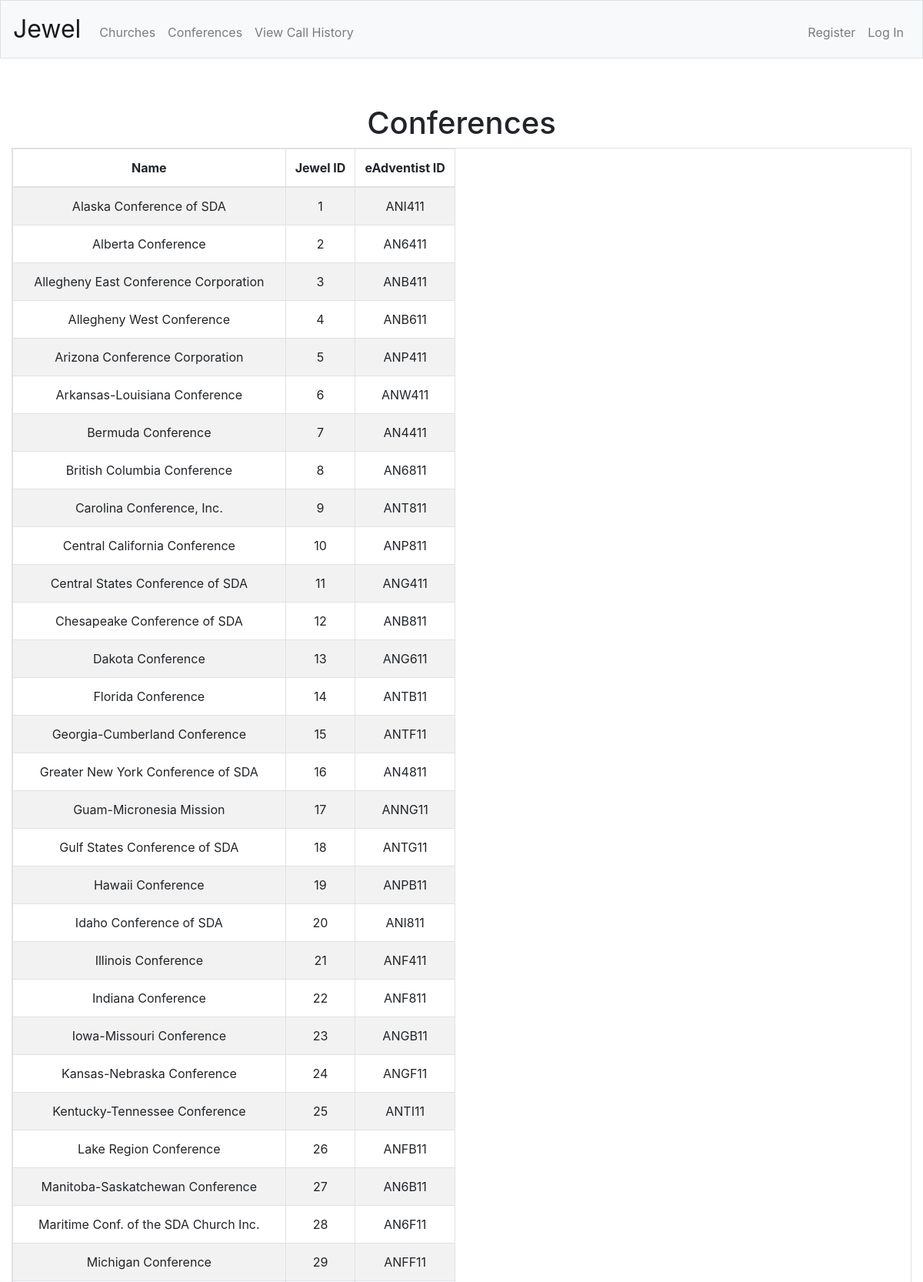
/conferences (upper part), run on the app's committed database.
### tables this page shows
CREATE TABLE Conferences (
    id INTEGER PRIMARY KEY AUTOINCREMENT,
    name TEXT,
    supported INTEGER DEFAULT 1 CHECK (supported IN (0, 1)),
    eAdventistID TEXT UNIQUE
);

### app.py (the view, shortened to what this page needs)
@app.route("/conferences")
def conferences():
    conferenceID = request.args.get('conferenceID')
    conferences = dbExecute("SELECT * FROM Conferences")
    return render_template("conferences.html", conferences=conferences)

### app.py (called while the page is built)
@app.after_request
def after_request(response):
    response.headers["Cache-Control"] = "no-cache, no-store, must-revalidate"
    response.headers["Expires"] = 0
    response.headers["Pragma"] = "no-cache"
    return response

### db_helpers.py (called while the page is built)
def dbExecute(sqlCode, *args):
    result = None
    if len(args) != 0:
        if type(args[0]) == dict:
            result = db.session.execute(text(sqlCode), args[0])
        else:
            d = {}
            for i in range(len(args)):
                sqlCode = sqlCode.replace("?", ":named" + str(i), 1)
                d["named" + str(i)] = args[i]
            result = db.session.execute(text(sqlCode), d)
    else:
        result = db.session.execute(text(sqlCode))
    try:
        keys = list(result.keys())
        rows = result.fetchall()
        toReturn = []
        for row in rows:
            obj = {}
            for i in range(len(keys)):
                obj[keys[i]] = row[i]
            toReturn.append(obj)
        return toReturn
    except Exception as e:
        db.session.commit()

### templates/conferences.html (shortened to what this page needs)
{% extends "layout.html" %}
{% block main %}
<h1>Conferences</h1>
<table id="myTable" class="table table-bordered table-striped table-responsive">
    <thead>
        <tr>
            <th>Name</th>
            <th>Jewel ID</th>
            <th>eAdventist ID</th>
        </tr>
    </thead>
    <tbody>
    {% for conference in conferences %}
        <tr id="conference#{{ conference.id }}">
            <td>{{ conference.name }}</td>
            <td>{{ conference.id }}</td>
            <td>{{ conference.eAdventistID }}</td>
        </tr>
    {% endfor %}
    </tbody>
</table>
{% endblock %}

### static/styles.css (style rules this page uses)
.table { max-width: 100%; overflow-x: auto; }

### data on the page
Conferences: name "Alaska Conference of SDA", id "1", eAdventistID "ANI411"
Conferences: name "Alberta Conference", id "2", eAdventistID "AN6411"
Conferences: name "Allegheny East Conference Corporation", id "3", eAdventistID "ANB411"
Conferences: name "Allegheny West Conference", id "4", eAdventistID "ANB611"
Conferences: name "Arizona Conference Corporation", id "5", eAdventistID "ANP411"
Conferences: name "Arkansas-Louisiana Conference", id "6", eAdventistID "ANW411"
Conferences: name "Bermuda Conference", id "7", eAdventistID "AN4411"
Conferences: name "British Columbia Conference", id "8", eAdventistID "AN6811"
Conferences: name "Carolina Conference, Inc.", id "9", eAdventistID "ANT811"
Conferences: name "Central California Conference", id "10", eAdventistID "ANP811"
Conferences: name "Central States Conference of SDA", id "11", eAdventistID "ANG411"
Conferences: name "Chesapeake Conference of SDA", id "12", eAdventistID "ANB811"
Conferences: name "Dakota Conference", id "13", eAdventistID "ANG611"
Conferences: name "Florida Conference", id "14", eAdventistID "ANTB11"
Conferences: name "Georgia-Cumberland Conference", id "15", eAdventistID "ANTF11"
Conferences: name "Greater New York Conference of SDA", id "16", eAdventistID "AN4811"
Conferences: name "Guam-Micronesia Mission", id "17", eAdventistID "ANNG11"
Conferences: name "Gulf States Conference of SDA", id "18", eAdventistID "ANTG11"
Conferences: name "Hawaii Conference", id "19", eAdventistID "ANPB11"
Conferences: name "Idaho Conference of SDA", id "20", eAdventistID "ANI811"
Conferences: name "Illinois Conference", id "21", eAdventistID "ANF411"
Conferences: name "Indiana Conference", id "22", eAdventistID "ANF811"
Conferences: name "Iowa-Missouri Conference", id "23", eAdventistID "ANGB11"
Conferences: name "Kansas-Nebraska Conference", id "24", eAdventistID "ANGF11"
Conferences: name "Kentucky-Tennessee Conference", id "25", eAdventistID "ANTI11"
Conferences: name "Lake Region Conference", id "26", eAdventistID "ANFB11"
Conferences: name "Manitoba-Saskatchewan Conference", id "27", eAdventistID "AN6B11"
Conferences: name "Maritime Conf. of the SDA Church Inc.", id "28", eAdventistID "AN6F11"
Conferences: name "Michigan Conference", id "29", eAdventistID "ANFF11"
